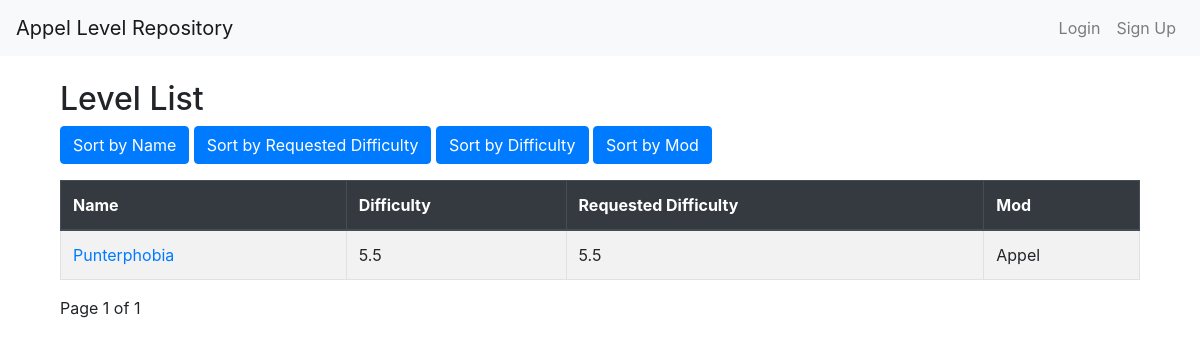
The app's page /list/?sort=mod_category&direction=asc with its own data.
### levels/models.py (models this page shows, shortened)
class Level(models.Model):
    MOD_CHOICES = [
        ('appel', 'Appel'),
        ('appelp', 'Appel+'),
        ('appelm', 'Appel Multiplayer'),
        ('sheepel', 'Sheepel'),
        ('appel-playground', "Appel Playground")
    ]
    name = models.CharField(max_length=100)
    level_code = models.TextField(max_length=10000)
    description = models.TextField(null=True, blank=True, default="", max_length=2000)
    original_uploader = models.CharField(null=True, blank=True, default="", max_length=100)
    difficulty = models.FloatField(default=0)
    rated_difficulty = models.FloatField(null=True, blank=True)
    level_ratings = models.JSONField(default=list, blank=True)
    mod_category = models.CharField(max_length=50, choices=MOD_CHOICES, default='appel')
    creator = models.ForeignKey(User, on_delete=models.CASCADE, related_name="levels")
    created_at = models.DateTimeField(auto_now_add=True)

### levels/views.py (the view)
# urls.py: path('list/', views.level_list, name='list'),
def level_list(request):
    levels = Level.objects.all()
    sort_by = request.GET.get('sort', 'name')  # Default sorting by name
    sort_direction = request.GET.get('direction', 'asc')  # Default sorting direction
    if sort_by in ['name', 'difficulty', 'rated_difficulty', 'mod_category']:
        if sort_direction == 'desc':
            levels = levels.order_by(f'-{sort_by}')  # Descending order
        else:
            levels = levels.order_by(sort_by)  # Ascending order
    paginator = Paginator(levels, 10)  # Show 10 levels per page
    page_number = request.GET.get('page')
    page_obj = paginator.get_page(page_number)
    return render(request, 'levels/level_list.html',
    {
        'page_obj': page_obj,
        'sort_by': sort_by,
        'sort_direction': sort_direction,
    })

### levels/templates/levels/level_list.html (shortened to what this page needs)
{% extends 'base.html' %}
{% block content %}
<div class="container">
    <h2>Level List</h2>
    <div class="mb-3">
        <a href="?sort=name&direction={% if sort_by == 'name' and sort_direction == 'asc' %}desc{% else %}asc{% endif %}" class="btn btn-primary">Sort by Name</a>
        <a href="?sort=difficulty&direction={% if sort_by == 'difficulty' and sort_direction == 'asc' %}desc{% else %}asc{% endif %}" class="btn btn-primary">Sort by Requested Difficulty</a>
        <a href="?sort=rated_difficulty&direction={% if sort_by == 'rated_difficulty' and sort_direction == 'asc' %}desc{% else %}asc{% endif %}" class="btn btn-primary">Sort by Difficulty</a>
        <a href="?sort=mod_category&direction={% if sort_by == 'mod_category' and sort_direction == 'asc' %}desc{% else %}asc{% endif %}" class="btn btn-primary">Sort by Mod</a>
    </div>
    <table class="table table-striped table-bordered">
        <thead class="thead-dark">
            <tr>
                <th>Name</th>
                <th>Difficulty</th>
                <th>Requested Difficulty</th>
                <th>Mod</th>
            </tr>
        </thead>
        <tbody>
            {% for level in page_obj %}
                <tr>
                    <td><a href="{% url 'levels:level_detail' level.id %}">{{ level.name }}</a></td>
                    {% if level.rated_difficulty %}
                    <td>{{ level.rated_difficulty }}</td>
                    {% else %}
                    <td>Unrated</td>
                    {% endif %}
                    <td>{{ level.difficulty }}</td>
                    <td>{{ level.get_mod_category_display }}</td>
                </tr>
            {% empty %}
                <tr>
                    <td colspan="2">No levels available.</td>
                </tr>
            {% endfor %}
        </tbody>
    </table>
    <div class="pagination">
        <span>Page {{ page_obj.number }} of {{ page_obj.paginator.num_pages }}</span>
    </div>
</div>
{% endblock %}

### records on screen
Level: name "Punterphobia", rated_difficulty "5.5", difficulty "5.5", mod_category "Appel"

### other values on screen
{{ page_obj.number }} "1"
{{ page_obj.paginator.num_pages }} "1"
